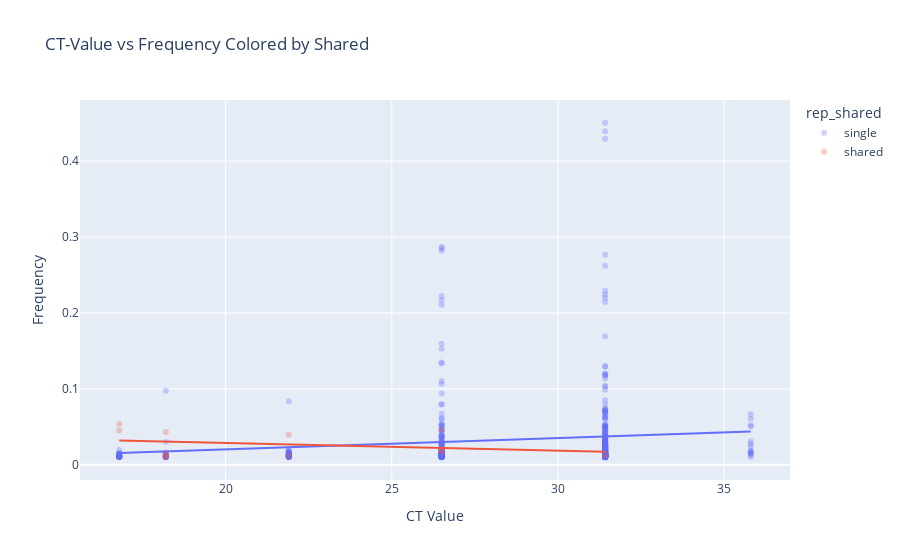

Notebook code for this chart:
### Code cell
fig = px.scatter(stocks, 
                 x="ct_value", 
                 y="avg_freq", 
                 color="rep_shared", 
                 trendline="ols",  # Ordinary Least Squares (Linear Regression)
                 title="CT-Value vs Frequency Colored by Shared",
                 labels={"ct_value": "CT Value", "avg_freq": "Frequency"},
                 opacity=0.3)

fig.show()

### Figure 1 — Plotly figure (JSON) as saved in the notebook; plotly's stock layout.template omitted (floating-point values rounded to 4 significant figures; data arrays with more than 128 entries replaced by an {"elided": "..."} marker saying what was removed)
{"data": [{"hovertemplate": "rep_shared=single<br>CT Value=%{x}<br>Frequency=%{y}<extra></extra>", "legendgroup": "single", "marker": {"color": "#636efa", "opacity": 0.3, "symbol": "circle"}, "mode": "markers", "name": "single", "orientation": "v", "showlegend": true, "type": "scatter", "x": {"elided": "523 float values"}, "xaxis": "x", "y": {"elided": "523 float values"}, "yaxis": "y"}, {"hovertemplate": "<b>OLS trendline</b><br>avg_freq = 0.00149426 * ct_value + -0.00957371<br>R<sup>2</sup>=0.018113<br><br>rep_shared=single<br>CT Value=%{x}<br>Frequency=%{y} <b>(trend)</b><extra></extra>", "legendgroup": "single", "marker": {"color": "#636efa", "symbol": "circle"}, "mode": "lines", "name": "single", "showlegend": false, "type": "scatter", "x": {"elided": "523 float values"}, "xaxis": "x", "y": {"elided": "523 float values"}, "yaxis": "y"}, {"hovertemplate": "rep_shared=shared<br>CT Value=%{x}<br>Frequency=%{y}<extra></extra>", "legendgroup": "shared", "marker": {"color": "#EF553B", "opacity": 0.3, "symbol": "circle"}, "mode": "markers", "name": "shared", "orientation": "v", "showlegend": true, "type": "scatter", "x": [16.8, 16.8, 18.2, 18.2, 18.2, 18.2, 21.9, 21.9, 26.5, 26.5, 26.5, 31.42], "xaxis": "x", "y": [0.04515, 0.05365, 0.01175, 0.04335, 0.01495, 0.01005, 0.0396, 0.01215, 0.04605, 0.01765, 0.0183, 0.0119], "yaxis": "y"}, {"hovertemplate": "<b>OLS trendline</b><br>avg_freq = -0.00101408 * ct_value + 0.0491122<br>R<sup>2</sup>=0.086319<br><br>rep_shared=shared<br>CT Value=%{x}<br>Frequency=%{y} <b>(trend)</b><extra></extra>", "legendgroup": "shared", "marker": {"color": "#EF553B", "symbol": "circle"}, "mode": "lines", "name": "shared", "showlegend": false, "type": "scatter", "x": [16.8, 16.8, 18.2, 18.2, 18.2, 18.2, 21.9, 21.9, 26.5, 26.5, 26.5, 31.42], "xaxis": "x", "y": [0.03208, 0.03208, 0.03066, 0.03066, 0.03066, 0.03066, 0.0269, 0.0269, 0.02224, 0.02224, 0.02224, 0.01725], "yaxis": "y"}], "layout": {"legend": {"title": {"text": "rep_shared"}, "tracegroupgap": 0}, "title": {"text": "CT-Value vs Frequency Colored by Shared"}, "xaxis": {"anchor": "y", "domain": [0, 1], "title": {"text": "CT Value"}}, "yaxis": {"anchor": "x", "domain": [0, 1], "title": {"text": "Frequency"}}}}
